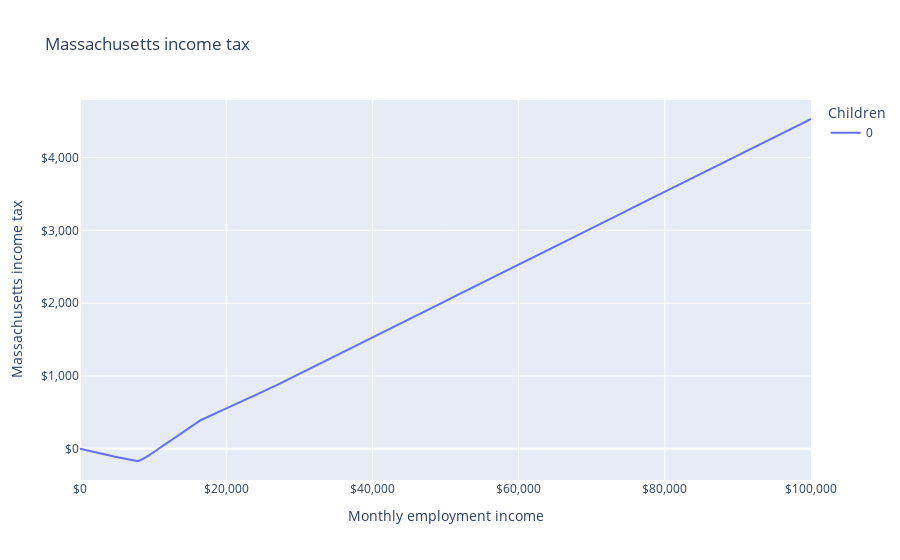

Notebook cell for this chart:
### Markdown cell above
# Massachusetts income tax

Massachusetts has a mostly flat income tax of five percent, with personal exemptions based on filing status and number of dependents.
It also has other exemptions, deductions, and credits, including a partial federal Earned Income Tax Credit match.

## Examples

### Full income tax

### Code cell
from openfisca_us import IndividualSim
import pandas as pd
import plotly.express as px

def make_tax(adults, children):    
    sim = IndividualSim(year=2022)
    sim.add_person(name="head", age=25)
    members = ["head"]
    if adults == 2:
        sim.add_person(name="spouse")
        members += ["spouse"]
    for i in range(children):
        child = "child{}".format(i)
        sim.add_person(name=child, age=6)
        members += [child]
    sim.add_tax_unit(name="tax_unit", members=members)
    sim.add_spm_unit(name="spm_unit", members=members, rent=12_000)
    sim.add_household(name="household", members=members, state_code="MA")
    sim.vary("employment_income", max=100_000, step=100)
    return pd.DataFrame(
        dict(
            employment_income=sim.calc("employment_income")[0],
            state_income_tax=sim.calc("state_income_tax")[0].round(),
            state_eitc=sim.calc("state_eitc")[0].round(),
            state_limited_income_tax_credit=sim.calc("state_limited_income_tax_credit")[0].round(),
            mtr=sim.deriv("state_income_tax", "employment_income", wrt_target="head"),
            adults=adults,
            children=children,
        )
    )

# Make a table of state taxes for different numbers of adults and children.
l = []
for adults in range(1, 2):  # Change to 3.
    for children in range(0, 1):  # Change to 4.
        l.append(make_tax(adults, children))

df = pd.concat(l)

LABELS = dict(
    employment_income="Monthly employment income",
    state_income_tax="Massachusetts income tax",
    mtr="State marginal tax rate",
    adults="Adults",
    children="Children",
    state_eitc="Massachusetts EITC",
    state_limited_income_tax_credit="Massachusetts Limited Income Credit",
)

fig = px.line(
    df,
    "employment_income",
    "state_income_tax",
    color="children",
    animation_frame="adults",
    labels=LABELS,
    title="Massachusetts income tax",
)
fig.update_layout(xaxis_tickformat="$,", yaxis_tickformat="$,")
fig.show()

### Figure 1 — Plotly figure (JSON) as saved in the notebook; plotly's stock layout.template omitted (floating-point values rounded to 4 significant figures; data arrays with more than 128 entries replaced by an {"elided": "..."} marker saying what was removed)
{"data": [{"hovertemplate": "Children=0<br>Adults=1<br>Monthly employment income=%{x}<br>Massachusetts income tax=%{y}<extra></extra>", "legendgroup": "0", "line": {"color": "#636efa", "dash": "solid"}, "marker": {"symbol": "circle"}, "mode": "lines", "name": "0", "orientation": "v", "showlegend": true, "type": "scatter", "x": {"elided": "1001 int values"}, "xaxis": "x", "y": {"elided": "1001 int values"}, "yaxis": "y"}], "layout": {"legend": {"title": {"text": "Children"}, "tracegroupgap": 0}, "title": {"text": "Massachusetts income tax"}, "xaxis": {"anchor": "y", "domain": [0, 1], "tickformat": "$,", "title": {"text": "Monthly employment income"}}, "yaxis": {"anchor": "x", "domain": [0, 1], "tickformat": "$,", "title": {"text": "Massachusetts income tax"}}}}
